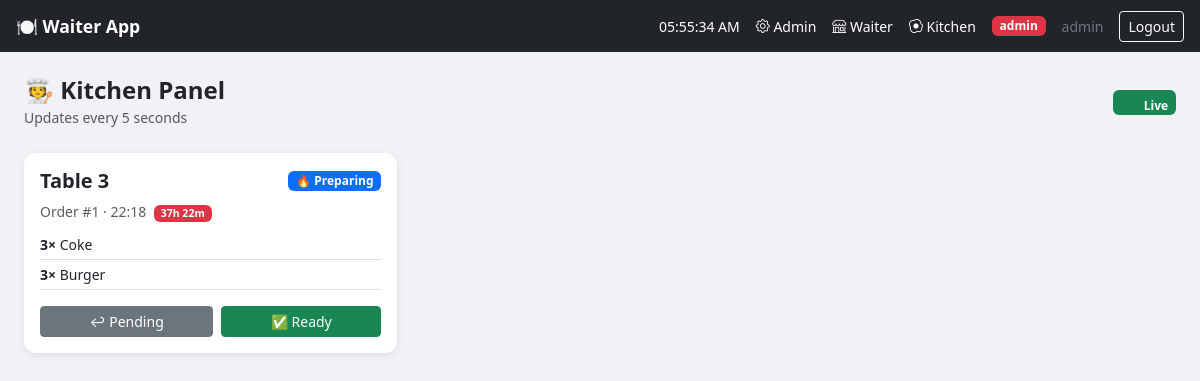
Screenshot of /kitchen/ (signed in) with the database file from the repository.
### core/models.py (models this page shows, shortened)
class UserProfile(models.Model):
    ROLE_CHOICES = [
        ('waiter', 'Waiter'),
        ('chef', 'Chef'),
        ('admin', 'Admin'),
    ]
    user = models.OneToOneField(User, on_delete=models.CASCADE, related_name='profile')
    role = models.CharField(max_length=20, choices=ROLE_CHOICES, default='waiter')

class Order(models.Model):
    STATUS_CHOICES = [
        ('pending', 'Pending'),
        ('preparing', 'Preparing'),
        ('served', 'Served'),
        ('paid', 'Paid'),
    ]
    table              = models.ForeignKey(Table, on_delete=models.CASCADE, related_name='orders')
    status             = models.CharField(max_length=20, choices=STATUS_CHOICES, default='pending')
    created_at         = models.DateTimeField(auto_now_add=True)
    updated_at         = models.DateTimeField(auto_now=True)
    served_at          = models.DateTimeField(null=True, blank=True)
    daily_order_number = models.IntegerField(default=0)

class Table(models.Model):
    number = models.IntegerField(unique=True)
    is_occupied = models.BooleanField(default=False)

class OrderItem(models.Model):
    order      = models.ForeignKey(Order, on_delete=models.CASCADE, related_name='items')
    menu_item  = models.ForeignKey(MenuItem, on_delete=models.CASCADE)
    quantity   = models.PositiveIntegerField(default=1)
    note       = models.TextField(blank=True)
    unit_price = models.DecimalField(max_digits=6, decimal_places=2, default=0)

class MenuItem(models.Model):
    CATEGORY_CHOICES = [
        ('food', 'Food'),
        ('drink', 'Drink'),
        ('dessert', 'Dessert'),
    ]
    FOOD_TYPE_CHOICES = [
        ('veg',     'Vegetarian'),
        ('non_veg', 'Non-Vegetarian'),
        ('na',      'N/A'),
    ]
    name         = models.CharField(max_length=100)
    price        = models.DecimalField(max_digits=6, decimal_places=2)
    category     = models.CharField(max_length=20, choices=CATEGORY_CHOICES)
    food_type    = models.CharField(max_length=10, choices=FOOD_TYPE_CHOICES, default='na')
    is_available = models.BooleanField(default=True)

### core/views.py (the view)
# urls.py: path('kitchen/', views.kitchen, name='kitchen'),
@role_required('chef', 'admin')
def kitchen(request):
    orders = Order.objects.filter(
        status__in=['pending', 'preparing']
    ).select_related('table').prefetch_related('items__menu_item').order_by('created_at')
    return render(request, 'core/kitchen.html', {'orders': orders})

### core/templates/core/kitchen.html (shortened to what this page needs)
{% extends 'core/base.html' %}
{% block content %}
<div class="d-flex justify-content-between align-items-center mb-4">
    <div>
        <h4 class="fw-bold mb-0">🧑‍🍳 Kitchen Panel</h4>
        <small class="text-muted">Updates every 5 seconds</small>
    </div>
    <span class="badge bg-success" id="live-badge">
        Live
    </span>
</div>
<div id="orders-container">
    {% if orders %}
    <div class="row g-3">
        {% for order in orders %}
        <div class="col-12 col-sm-6 col-lg-4">
            <div class="card p-3 border-2 {% if order.status == 'pending' %}border-warning{% else %}border-primary{% endif %}">
                <div class="d-flex justify-content-between align-items-center mb-2">
                    <h5 class="fw-bold mb-0">Table {{ order.table.number }}</h5>
                    {% if order.status == 'pending' %}
                        <span class="badge bg-warning text-dark">⏳ Pending</span>
                    {% else %}
                        <span class="badge bg-primary">🔥 Preparing</span>
                    {% endif %}
                </div>
                <small class="text-muted mb-2 d-block">
                    Order #{{ order.daily_order_number }} · {{ order.created_at|time:"H:i" }}
                    <span class="badge bg-secondary ms-1" id="k-elapsed-{{ order.id }}">
                    </span>
                </small>
                <ul class="list-unstyled mb-3">
                    {% for item in order.items.all %}
                    <li class="py-1 border-bottom small">
                        <strong>{{ item.quantity }}×</strong> {{ item.menu_item.name }}
                    </li>
                    {% endfor %}
                </ul>
                <div class="d-flex gap-2">
                    {% if order.status == 'pending' %}
                        <form method="post" action="{% url 'update_order_status' order.id %}" class="flex-fill">
                            {% csrf_token %}
                            <input type="hidden" name="status" value="preparing">
                            <button class="btn btn-primary w-100 btn-sm">🔥 Preparing</button>
                        </form>
                        <form method="post" action="{% url 'update_order_status' order.id %}" class="flex-fill">
                            {% csrf_token %}
                            <input type="hidden" name="status" value="served">
                            <button class="btn btn-success w-100 btn-sm">✅ Ready</button>
                        </form>
                    {% elif order.status == 'preparing' %}
                        <form method="post" action="{% url 'update_order_status' order.id %}" class="flex-fill">
                            <button class="btn btn-secondary w-100 btn-sm">↩ Pending</button>
                        </form>
                        <form method="post" action="{% url 'update_order_status' order.id %}" class="flex-fill">
                            <button class="btn btn-success w-100 btn-sm">✅ Ready</button>
                        </form>
                    {% endif %}
                </div>
            </div>
        </div>
        {% endfor %}
    </div>
    {% else %}
    <div class="text-center text-muted mt-5">
        <div style="font-size:3rem;">✅</div>
        <h5 class="mt-3">All caught up — no pending orders!</h5>
    </div>
    {% endif %}
</div>
{% endblock %}

### core/templates/core/base.html (shortened to what this page needs)
<!DOCTYPE html>
<html lang="en">
<head>
    <link href="https://cdn.jsdelivr.net/npm/bootstrap@5.3.0/dist/css/bootstrap.min.css" rel="stylesheet">
    <link href="https://cdn.jsdelivr.net/npm/bootstrap-icons@1.10.5/font/bootstrap-icons.css" rel="stylesheet">
</head>
<body>
<nav class="navbar navbar-dark bg-dark px-3 py-2 sticky-top">
    <a class="navbar-brand" href="{% url 'dashboard' %}">🍽️ Waiter App</a>
    <div class="d-flex align-items-center gap-3">
    <span class="text-white small" id="live-clock">--:--:--</span>
    {% if request.user.profile.role == 'admin' %}
        <a href="{% url 'admin_dashboard' %}" class="text-white text-decoration-none small">
            <i class="bi bi-gear"></i> Admin
        </a>
        <a href="{% url 'dashboard' %}" class="text-white text-decoration-none small">
            <i class="bi bi-shop"></i> Waiter
        </a>
        <a href="{% url 'kitchen' %}" class="text-white text-decoration-none small">
            <i class="bi bi-egg-fried"></i> Kitchen
        </a>
    {% elif request.user.profile.role == 'waiter' %}
        <a href="{% url 'dashboard' %}" class="text-white text-decoration-none small">
            <i class="bi bi-shop"></i> Dashboard
        </a>
    {% elif request.user.profile.role == 'chef' %}
        <a href="{% url 'kitchen' %}" class="text-white text-decoration-none small">
            <i class="bi bi-egg-fried"></i> Kitchen
        </a>
    {% endif %}
    <span class="badge
        {% if request.user.profile.role == 'admin' %}bg-danger
        {% elif request.user.profile.role == 'chef' %}bg-warning text-dark
        {% else %}bg-primary{% endif %}">
        {{ request.user.profile.role }}
    </span>
    <span class="text-secondary small">{{ request.user.username }}</span>
    <a href="{% url 'logout' %}" class="btn btn-outline-light btn-sm">Logout</a>
</div>
</nav>
<div class="container-fluid page-body py-4 px-3 px-md-4" style="max-width:1200px;">
    {% block content %}{% endblock %}
</div>
</body>
</html>

### core/templates/core/base.html (style rules this page uses)
body { background: #f0f2f5; }
.navbar-brand { font-weight: bold; font-size: 1.1rem; }
.card { border: none; box-shadow: 0 2px 8px rgba(0,0,0,0.08); border-radius: 12px; }

### rows the page displays
Order: table.number "3", status "🔥 Preparing", daily_order_number "1", created_at "22:18"
OrderItem: quantity "3", menu_item.name "Coke"
OrderItem: quantity "3", menu_item.name "Burger"

### other values shown
{{ request.user.profile.role }} "admin"
{{ request.user.username }} "admin"
